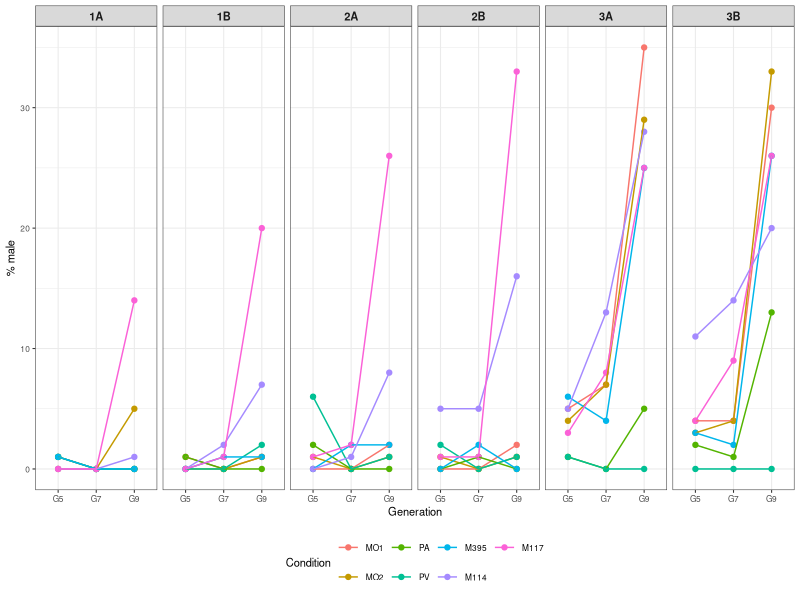
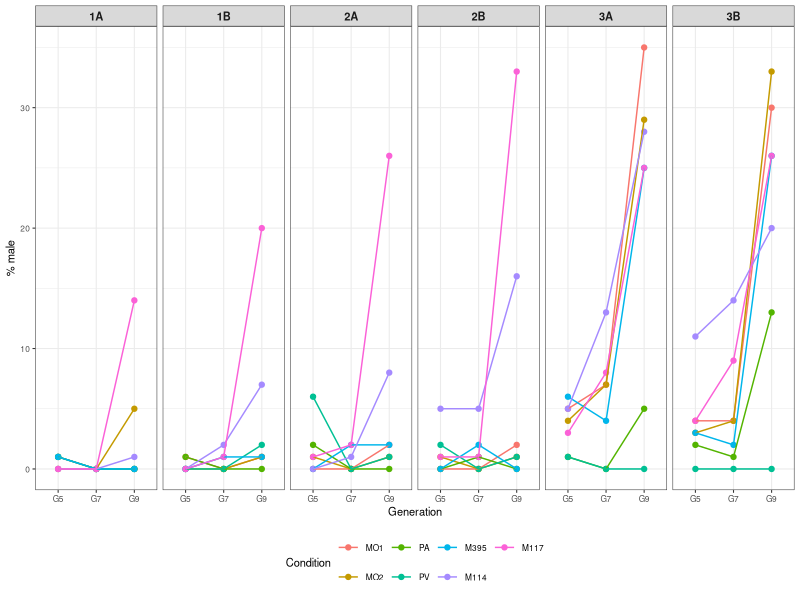

The R source for these figures, in order:
library(plyr)
library(data.table)
library(dplyr)
library(ggplot2)
library(gplots)
library(ggdendro)
library(reshape2)
library(grid)
library(cluster) 
library(gplots)
library(tidyr)
library(stringr)
library(pracma)
library(rstatix)
library(readr)

percent_males <- read.csv("pheno8_percent_males.csv")
df <- pivot_longer(percent_males, cols = c("G5", "G7", "G9"), names_to = "Generation")
head(df, n = 20)
df$Condition <- factor(df$Condition, levels = c("MO1", "MO2", "PA", "PV", "M395", "M114", "M117"))

supp_fig1 <- ggplot(df, aes(x = Generation, y = value, group = interaction(Pool, Condition))) +
  geom_point(aes(color = Condition)) +
  geom_line(aes(color = Condition)) +
  facet_grid(. ~ Pool) +
  ylab("% male") +
  theme_bw(base_size = 8) +
  theme(
    legend.position = "bottom",
    axis.title = element_text(size = 8),
    axis.text = element_text(size = 6),
    strip.text = element_text(size = 8, face = "bold"),
    plot.title = element_text(size = 8, face = "bold"),
    plot.subtitle = element_text(size = 8),
    legend.title = element_text(size = 8),
    legend.text = element_text(size = 6)
  )

# View the result
supp_fig1

# Export — single-panel figure, so height is scaled to ~1/3 of the
# original 220mm used for the 3-row main Figure 1 (width unchanged)
ggsave("supp_fig1.pdf", 
       plot = supp_fig1, 
       width = 180, 
       height = 220/3, 
       units = "mm", 
       device = cairo_pdf)
